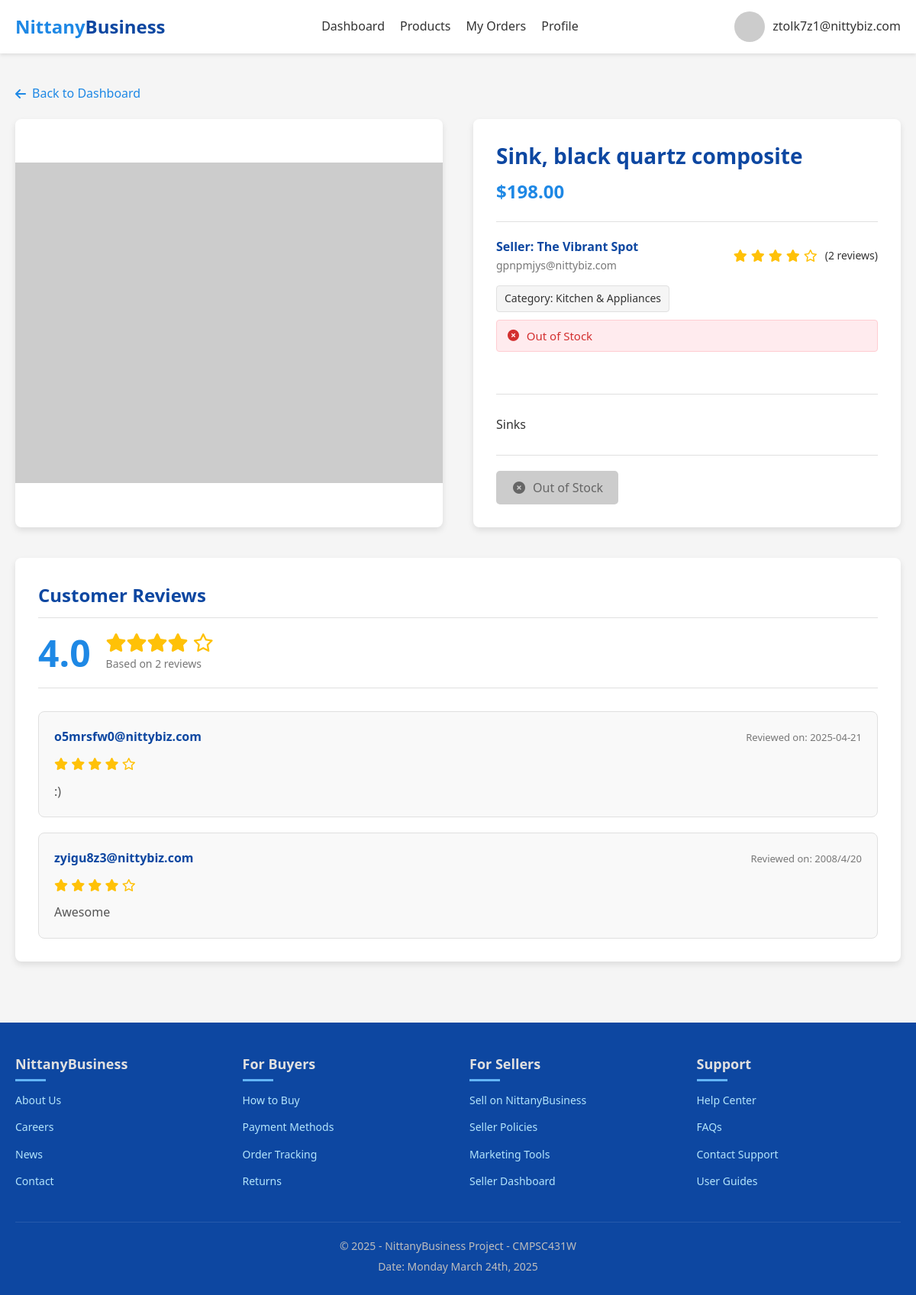
Screenshot of /product/1062 (signed in) with the database file from the repository.
### tables this page shows
CREATE TABLE Product_Listings (
    seller_email TEXT,
    listing_id INTEGER,
    category TEXT NOT NULL,
    product_title TEXT NOT NULL,
    product_name TEXT NOT NULL,
    product_description TEXT,
    quantity INTEGER NOT NULL,
    product_price REAL NOT NULL,
    status TEXT NOT NULL,
    PRIMARY KEY (seller_email, listing_id),
    FOREIGN KEY (seller_email) REFERENCES Sellers(email),
    FOREIGN KEY (category) REFERENCES Categories(category_name)
);

CREATE TABLE Sellers (
    email TEXT PRIMARY KEY,
    business_name TEXT,
    business_address_id INTEGER,
    bank_routing_number TEXT,
    bank_account_number TEXT,
    balance REAL DEFAULT 0,
    FOREIGN KEY (email) REFERENCES Users(email),
    FOREIGN KEY (business_address_id) REFERENCES Address(address_ID)
);

CREATE TABLE Reviews (
    order_id INTEGER PRIMARY KEY,
    review_desc TEXT,
    rating INTEGER CHECK(rating >= 1 AND rating <= 5),
    FOREIGN KEY (order_id) REFERENCES Orders(order_id)
);

CREATE TABLE Orders (
    order_id INTEGER PRIMARY KEY,
    seller_email TEXT NOT NULL,
    listing_id INTEGER NOT NULL,
    buyer_email TEXT NOT NULL,
    date TEXT NOT NULL,
    quantity INTEGER NOT NULL,
    payment REAL NOT NULL,
    FOREIGN KEY (seller_email, listing_id) REFERENCES Product_Listings(seller_email, listing_id),
    FOREIGN KEY (buyer_email) REFERENCES Buyer(email)
);

### app.py (the view)
@app.route('/product/<int:listing_id>')
def product_detail(listing_id):
    if 'user_email' not in session:
        flash('Please log in to view product details.', 'warning')
        return redirect(url_for('login'))
    conn = None # Initialize conn to None
    try:
        conn = get_db_connection() # Establish database connection
        product = conn.execute(
            '''SELECT pl.*, s.business_name AS seller_name, s.email AS seller_email
               FROM Product_Listings pl
               JOIN Sellers s ON pl.Seller_Email = s.email
               WHERE pl.Listing_ID = ?''',
            (listing_id,)
        ).fetchone()
        if not product:
            flash('Product not found.', 'danger')
            return redirect(url_for('buyer_dashboard'))
        reviews = conn.execute(
            '''SELECT r.*, o.Buyer_Email, o.Date
               FROM Reviews r
               JOIN Orders o ON r.Order_ID = o.Order_ID
               WHERE o.Listing_ID = ?
               ORDER BY o.Date DESC''', # Order reviews by date, newest first
            (listing_id,)
        ).fetchall()
        rating_data = conn.execute(
            '''SELECT COALESCE(AVG(r.Rating), 0.0) AS average, COUNT(r.Rating) AS count
               FROM Reviews r
               JOIN Orders o ON r.Order_ID = o.Order_ID
               WHERE o.Listing_ID = ?''',
            (listing_id,)
        ).fetchone()
    except Exception as e:
        flash(f'An error occurred: {e}', 'danger')
        return redirect(url_for('buyer_dashboard'))
    finally:
        if conn:
            conn.close()
    return render_template(
        'product_detail.html',
        user_email=session['user_email'],
        user_type=session['user_type'],
        product=product,
        reviews=reviews,
        rating_data=rating_data
    )

### app.py (called while the page is built)
def get_db_connection():
    conn = sqlite3.connect(app.config['DATABASE'])
    conn.row_factory = sqlite3.Row
    return conn

### templates/product_detail.html (shortened to what this page needs)
<!DOCTYPE html>
<html lang="en">
<head>
    <link rel="stylesheet" href="https://cdnjs.cloudflare.com/ajax/libs/font-awesome/6.4.0/css/all.min.css">
</head>
<body>
    <header>
        <div class="container">
            <nav class="navbar">
                <a href="/" class="logo">Nittany<span>Business</span></a>
                <div class="nav-links">
                    <a href="/buyer_dashboard">Dashboard</a>
                    <a href="/buyer_dashboard?tab=products">Products</a>
                    <a href="/buyer_dashboard?tab=orders">My Orders</a>
                    <a href="/buyer_dashboard?tab=profile">Profile</a>
                </div>
                <div class="user-menu">
                    <img src="/static/images/user-default.jpg" alt="User Avatar"
                        onerror="this.onerror=null;this.src='https://placehold.co/40x40/0d47a1/ffffff?text=User';">
                    <span>{{ user_email }}</span>
                </div>
            </nav>
        </div>
    </header>
    <main>
        <div class="container">
            <a href="{{ url_for('buyer_dashboard') }}" class="back-link">
                <i class="fas fa-arrow-left"></i> Back to Dashboard
            </a>
            <div class="product-detail-container">
                <div class="product-image-container">
                    <img src="/static/images/products/{{ product.Listing_ID }}.jpg" alt="{{ product.Product_Title }}"
                        onerror="this.onerror=null;this.src='https://placehold.co/600x450/e0e0e0/757575?text=No+Image';">
                </div>
                <div class="product-info">
                    <h1 class="product-title">{{ product.Product_Title }}</h1>
                    <div class="product-price">${{ "%.2f"|format(product.Product_Price) }}</div>
                    <div class="product-meta">
                        <div class="product-seller">
                            <div class="seller-info">
                                <div class="seller-name">Seller: {{ product.seller_name }}</div>
                                <div class="seller-email">{{ product.seller_email }}</div>
                            </div>
                            <div class="star-rating">
                                {% set avg_val = rating_data.average if rating_data and rating_data.average is not none
                                else 0 %}
                                {% set count_val = rating_data.count if rating_data and rating_data.count is not none
                                else 0 %}
                                {% set rating_int = avg_val|int %}
                                {% for i in range(rating_int) %}
                                <i class="fas fa-star"></i>
                                {% endfor %}
                                {% for i in range(5 - rating_int) %}
                                <i class="far fa-star"></i>
                                {% endfor %}
                                <span>({{ count_val }} review{% if count_val != 1 %}s{% endif %})</span>
                            </div>
                        </div>
                        <div class="product-category">
                            Category: {{ product.Category }}
                        </div>
                        <div
                            class="product-availability {% if product.Quantity > 10 %}in-stock{% elif product.Quantity > 0 %}low-stock{% else %}out-of-stock{% endif %}">
                            {% if product.Quantity > 10 %}
                            <i class="fas fa-check-circle fa-fw"></i> In Stock ({{ product.Quantity }} available)
                            {% elif product.Quantity > 0 %}
                            <i class="fas fa-exclamation-circle fa-fw"></i> Low Stock (Only {{ product.Quantity }}
                            left!)
                            {% else %}
                            <i class="fas fa-times-circle fa-fw"></i> Out of Stock
                            {% endif %}
                        </div>
                    </div>
                    <div class="product-description">
                        <p>{{ product.Product_Description if product.Product_Description else "No description
                            available." }}</p>
                    </div>
                    {% if product.Quantity > 0 %}
                    <form action="{{ url_for('add_to_cart') }}" method="POST">
                        <input type="hidden" name="listing_id" value="{{ product.Listing_ID }}">
                        <div class="buy-section">
                            <div class="quantity-selector">
                                <label for="quantity-input" class="quantity-label">Quantity:</label>
                                <input type="number" id="quantity-input" name="quantity" class="quantity-input" min="1"
                                    max="{{ product.Quantity }}" value="1" required>
                            </div>
                            <button type="submit" class="btn btn-primary">
                                <i class="fas fa-shopping-cart fa-fw"></i> Buy Now
                            </button>
                        </div>
                    </form>
                    {% else %}
                    <div class="buy-section">
                        <button type="button" class="btn btn-primary" disabled>
                            <i class="fas fa-times-circle fa-fw"></i> Out of Stock
                        </button>
                    </div>
                    {% endif %}
                </div>
            </div>
            <div class="reviews-section">
                <h2 class="section-title">Customer Reviews</h2>
                {% set avg_val = rating_data.average if rating_data and rating_data.average is not none else 0 %}
                {% set count_val = rating_data.count if rating_data and rating_data.count is not none else 0 %}
                <div class="review-summary">
                    <div class="average-rating-display">
                        {{ "%.1f"|format(avg_val) }}
                    </div>
                    <div class="rating-stars-summary">
                        <div class="stars">
                            {% set rating_int = avg_val|int %}
                            {% for i in range(rating_int) %}<i class="fas fa-star"></i>{% endfor %}
                            {% for i in range(5 - rating_int) %}<i class="far fa-star"></i>{% endfor %}
                        </div>
                        <div class="review-count-summary">
                            Based on {{ count_val }} review{% if count_val != 1 %}s{% endif %}
                        </div>
                    </div>
                </div>
                {% if reviews %}
                <div class="review-list">
                    {% for review in reviews %}
                    <div class="review-card">
                        <div class="review-header">
                            <div class="reviewer-info">{{ review.Buyer_Email }}</div>
                            <div class="review-date">Reviewed on: {{ review.Date if review.Date else 'N/A' }}</div>
                        </div>
                        <div class="review-rating">
                            {% set individual_rating = review.Rating|int %}
                            {% for i in range(individual_rating) %}
                            <i class="fas fa-star"></i>
                            {% endfor %}
                            {% for i in range(5 - individual_rating) %}
                            <i class="far fa-star"></i>
                            {% endfor %}
                        </div>
                        <div class="review-content">
                            <p>{{ review.Review_Desc if review.Review_Desc else "No comment provided." }}</p>
                        </div>
                    </div>
                    {% endfor %}
                </div>
                {% else %}
                <div class="no-reviews">
                    <i class="fas fa-comment-slash"></i>
                    <h3>No Reviews Yet</h3>
                    <p>Be the first to share your thoughts on this product!</p>
                </div>
                {% endif %}
            </div>
        </div>
    </main>
    <footer>
        <div class="container">
            <div class="footer-content">
                <div class="footer-column">
                    <h3>NittanyBusiness</h3>
                    <ul>
                        <li><a href="#">About Us</a></li>
                        <li><a href="#">Careers</a></li>
                        <li><a href="#">News</a></li>
                        <li><a href="#">Contact</a></li>
                    </ul>
                </div>
                <div class="footer-column">
                    <h3>For Buyers</h3>
                    <ul>
                        <li><a href="#">How to Buy</a></li>
                        <li><a href="#">Payment Methods</a></li>
                        <li><a href="#">Order Tracking</a></li>
                        <li><a href="#">Returns</a></li>
                    </ul>
                </div>
                <div class="footer-column">
                    <h3>For Sellers</h3>
                    <ul>
                        <li><a href="#">Sell on NittanyBusiness</a></li>
                        <li><a href="#">Seller Policies</a></li>
                        <li><a href="#">Marketing Tools</a></li>
                        <li><a href="#">Seller Dashboard</a></li>
                    </ul>
                </div>
                <div class="footer-column">
                    <h3>Support</h3>
                    <ul>
                        <li><a href="#">Help Center</a></li>
                        <li><a href="#">FAQs</a></li>
                        <li><a href="#">Contact Support</a></li>
                        <li><a href="#">User Guides</a></li>
                    </ul>
                </div>
            </div>
            <div class="copyright">
                <p>&copy; 2025 - NittanyBusiness Project - CMPSC431W</p>
                <p>Date: Monday March 24th, 2025</p>
            </div>
        </div>
    </footer>
</body>
</html>

### rows the page displays
Product_Listings: Product_Title "Sink, black quartz composite", Product_Price "198.00", seller_email "gpnpmjys@nittybiz.com", Category "Kitchen & Appliances", product_description "Sinks"
Sellers: seller_name "The Vibrant Spot"
Reviews: Buyer_Email "o5mrsfw0@nittybiz.com", date "2025-04-21", review_desc ":)"
Reviews: Buyer_Email "zyigu8z3@nittybiz.com", date "2008/4/20", review_desc "Awesome"

### other values shown
{{ user_email }} "ztolk7z1@nittybiz.com"
{{ count_val }} "2"
{{ "%.1f"|format(avg_val) }} "4.0"
